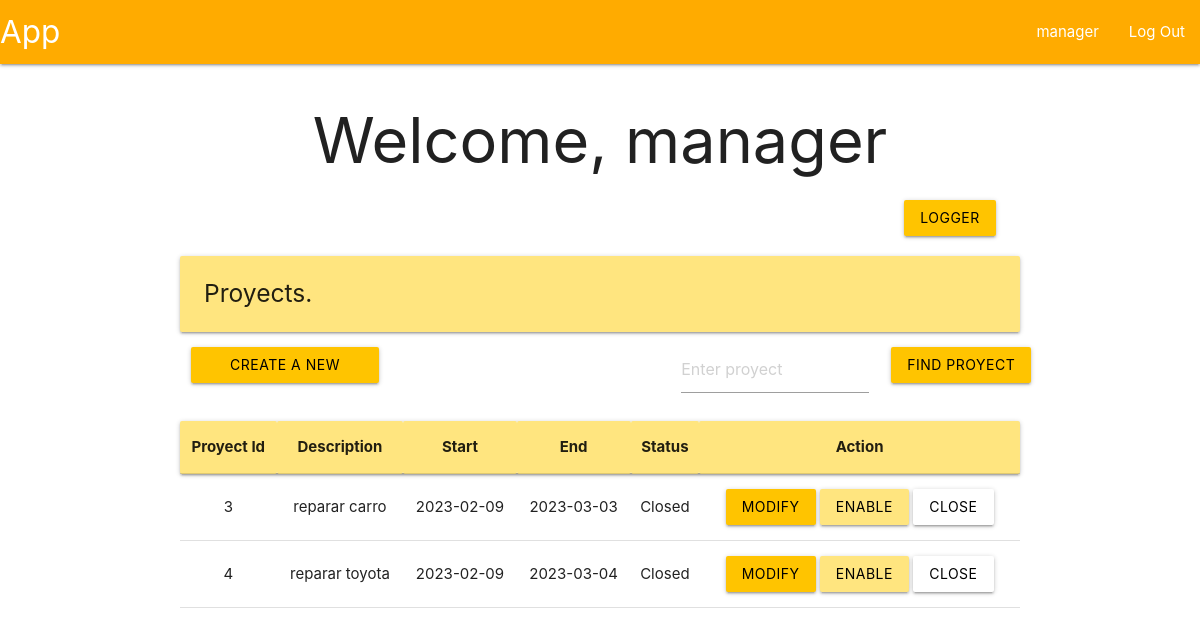
The app's page /user/manager (signed in), older data.
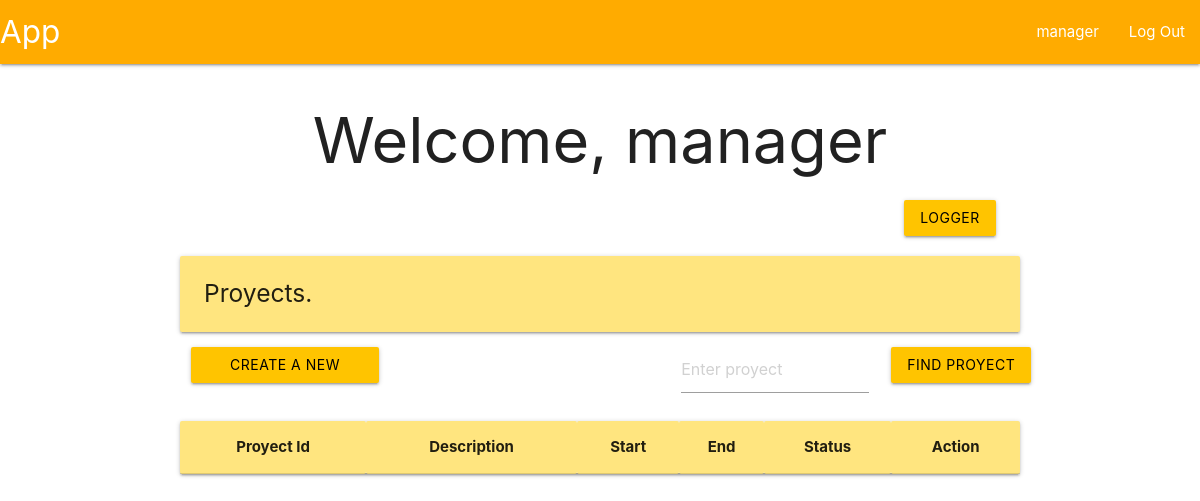
The same page, newer data.
### tables this page shows
CREATE TABLE proyect (
    id INTEGER PRIMARY KEY AUTOINCREMENT,
    description TEXT UNIQUE NOT NULL,
    start DATE NOT NULL,
    end DATE NOT NULL,
    status INTEGER
);

### app/user.py (the view, shortened to what this page needs)
@bp.route('/manager', methods=('POST', 'GET'))
@manager_required
def manager():
    db = get_db()
    proyects = db.execute(
        'SELECT * FROM proyect'
    ).fetchall()
    return render_template('index/manager/managerUser.html', proyects = utilities.dataForProyectTable(proyects))

### app/auth.py (called while the page is built)
@bp.before_app_request
def load_logged_in_user():
    user_id = session.get('user_id')
    if user_id is None:
        g.user = None
    else:
        g.user = get_db().execute(
            "SELECT * FROM user WHERE id = ?",
            (user_id,)
        ).fetchone()

def manager_required(view):
    @functools.wraps(view)
    def wrapped_view(**kwargs):
        if g.user is None:
            return redirect(url_for('auth.login'))
        elif g.user['role'] != 'op_manager':
            return redirect(url_for('user.profile'))
        return view(**kwargs)
    return wrapped_view

### app/db.py (called while the page is built)
def get_db():
    if 'db' not in g:
        g.db = sqlite3.connect(
            current_app.config['DATABASE'],
            detect_types = sqlite3.PARSE_DECLTYPES
        )
        g.db.row_factory = sqlite3.Row
    return g.db

### app/templates/index/manager/managerUser.html
{% extends 'base.html' %}
{% block header %}
    <h1> {% block title %}Welcome, {{ g.user['username'] }} {% endblock %}</h1>
{% endblock %}
{% block content %}
<div class="row">
  <div class="col s2 offset-s10">
    <form method="POST">
      <button class="btn waves-effect waves-ligth amber accent-3 black-text" type="submit" name="logs" id="logs">Logger</button>
    </form>
  </div>
</div>
<div class="left-align">
    <h5 class="card-panel amber accent-1">Proyects.</h5>
</div>
<div class="row">
  <form method="POST">
    <div class="col s3">
      <button class="btn waves-effect waves-ligth amber accent-3 black-text" type="submit" value="create-proyect" name="create-proyect">Create a new proyect</button>
    </div>
  </form>
  <form method="POST">
    <div class="col s3 offset-s4">
      <input placeholder="Enter proyect" name="find-proyect" id="proyect">
    </div>
    <div class="col s2">
      <input class="btn waves-effect waves-ligth amber accent-3 black-text" type="submit" value="Find proyect">
    </div>
  </form>
</div>
<table class="centered">
    <thead class="card-panel amber accent-1">
      <tr>
        <th>Proyect Id</th>
        <th>Description</th>
        <th>Start</th>
        <th>End</th>
        <th>Status</th>
        <th>Action</th>
      </tr>
    </thead>
    <tbody>
      {% for proyect in proyects %}
        <tr>
          <td>{{ proyect['id'] }}</td>
          <td>{{ proyect['description']}}</td>
          <td>{{ proyect['start'] }}</td>
          <td>{{ proyect['end'] }}</td>
          <td>{{ proyect['status'] }}</td>
          <td>
            <form method="POST">
                <button class="btn waves-effect waves-ligth amber accent-3 black-text" type="submit" name="modify" value="{{ proyect['id'] }}">Modify</button>
                <button class="btn waves-effect waves-ligth amber accent-1 black-text" type="submit" name="enable-proyect" value="{{ proyect['id'] }}">Enable</button>
                <button class="btn waves-effect waves-ligth white black-text" type="submit" name="close-proyect" value="{{ proyect['id'] }}">Close</button>
            </form>
          </td>
        </tr>
      {% endfor %}
    </tbody>
  </table>
{% endblock %}

Row changes from the older to the newer data that the page shows:
removed proyect: id "3", description "reparar carro", start "2023-02-09", end "2023-03-03", status "Closed"
removed proyect: id "4", description "reparar toyota", start "2023-02-09", end "2023-03-04", status "Closed"
